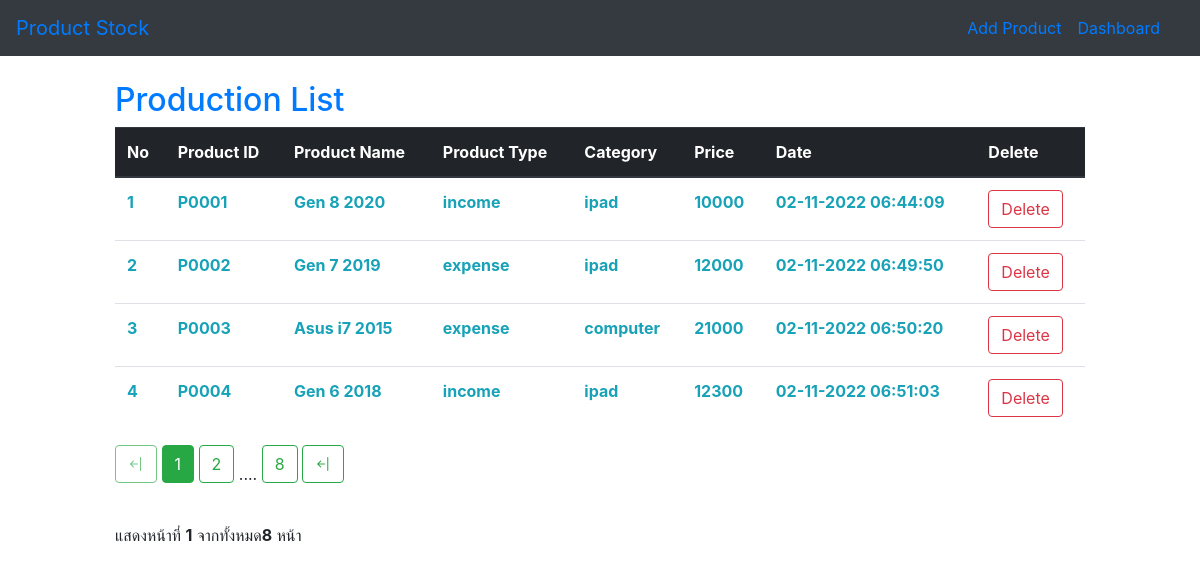
The page / on the database its author committed.
### product/models.py (models this page shows)
class Product(db.Model):
    id = db.Column(db.Integer(), primary_key=True)
    product_id = db.Column(db.String(11), nullable=False, unique=True)
    product_name = db.Column(db.String(50), nullable=False)
    product_type = db.Column(db.String(50), nullable=False)
    category = db.Column(db.String(50), nullable=False)
    price  = db.Column(db.Integer(), nullable=False)
    date = db.Column(db.DateTime, default=datetime.utcnow)

### product/routes.py (the view)
@app.route("/")
def home():
    page = request.args.get('page', 1, type=int)
    pro = Product.query.paginate(page=page, per_page=4)
    return render_template("index.html", title = "Home Page", products = pro)

### product/templates/index.html (shortened to what this page needs)
{% extends 'layout.html' %}
{% block content %}
<div class="col-sm-10 ml-auto mr-auto">
    <h2 class="text-primary">Production List</h2>
    <table class="table">
        <thead class="thead-dark">
          <tr>
            <th scope="col">No</th>
            <th scope="col">Product ID</th>
            <th scope="col">Product Name</th>
            <th scope="col">Product Type</th>
            <th scope="col">Category</th>
            <th scope="col">Price</th>
            <th scope="col">Date</th>
            <th scope="col">Delete</th>
          </tr>
        </thead>
        <tbody>
         {% if products %}
         {% for pro in products.items %}
         <tr class="text-info font-weight-bold">
            <th scope="row">{{pro.id}}</th>
            <td>{{pro.product_id}}</td>
            <td>{{pro.product_name}}</td>
            <td>{{pro.product_type}}</td>
            <td>{{pro.category}}</td>
            <td>{{pro.price}}</td>
            <td>{{pro.date.strftime("%m-%d-%Y %H:%M:%S")}}</td>
            <td>
                <a href="{{url_for("delete",id = pro.id)}}" class="btn btn-outline-danger">Delete</a>
            </td>
          </tr>
         {% endfor %}
         {% else %}
         <tr>
          <td colspan="8" class="text-center text-primary">No Data</td>
       </tr>
         {% endif %}
        </tbody>
      </table>
      <a href="{{url_for("home",page=products.prev_num)}}" class="btn btn-outline-success mb-4
      {% if products.page ==1 %}
      disabled
    {% endif %}">
        <i class="bi bi-arrow-bar-left"></i>
      </a>
      {% for page_num in products.iter_pages(left_edge = 1, right_edge=1, left_current=1, right_current=2) %}
      {% if page_num %}
          {% if products.page == page_num %}
              <a href="{{url_for("home", page=page_num)}}" class="btn btn-success mb-4">{{page_num}} </a>
          {% else %}
          <a href="{{url_for("home", page=page_num)}}" class="btn btn-outline-success mb-4">{{page_num}} </a>
          {% endif %}
      {% else %}
      ....
      {% endif %}
    {% endfor %}
    <a href="{{url_for("home",page=products.next_num)}}" class="btn btn-outline-success mb-4
  ">
      <i class="bi bi-arrow-bar-left"></i>
    </a>
      <p class="mt-3">
          แสดงหน้าที่ <b>{{products.page}}</b>  จากทั้งหมด<b>{{products.pages}}</b> หน้า
      </p>
</div>
{% endblock  %}

### product/templates/layout.html (shortened to what this page needs)
<!DOCTYPE html>
<html>
    <head>
        <link rel="stylesheet" href="https://cdn.jsdelivr.net/npm/bootstrap-icons@1.8.1/font/bootstrap-icons.css">
        <link rel="stylesheet" href="{{url_for("static", filename="/css/bootstrap.min.css")}}">
    </head>
    <body>
       {% include "navbar.html" %}
       {% block content %}{% endblock  %}
    </body>
</html>

### product/templates/navbar.html (shortened to what this page needs)
<div class="container-fluid">
    <div class="row">
        <div class="col-lg-12 p-0">
        <header class="mb-4">
            <nav class="navbar navbar-expand-lg bg-dark">
                <a href="{{url_for("home")}}" class="navbar-brand text-primary">Product Stock</a>
                <div class="collapse navbar-collapse" id=navbarNavAltMarkup>
                    <div class="navbar-nav ml-auto mr-3">
                        <a href="{{url_for("add_product")}}" class="nav-item nav-link text-primary">Add Product</a>
                        <a href="{{url_for("dashboard")}}" class="nav-item nav-link text-primary">Dashboard</a>
                    </div>
                </div>
            </nav>
        </header>
        </div>
    </div>
    <div class="row justify-content-center">
        <div class="col-md-10"></div>
        </div>
    </div>

### rows shown on the page
Product: id "1", product_id "P0001", product_name "Gen 8 2020", product_type "income", category "ipad", price "10000", date "02-11-2022 06:44:09"
Product: id "2", product_id "P0002", product_name "Gen 7 2019", product_type "expense", category "ipad", price "12000", date "02-11-2022 06:49:50"
Product: id "3", product_id "P0003", product_name "Asus i7 2015", product_type "expense", category "computer", price "21000", date "02-11-2022 06:50:20"
Product: id "4", product_id "P0004", product_name "Gen 6 2018", product_type "income", category "ipad", price "12300", date "02-11-2022 06:51:03"

### other values the page prints
{{ page_num }} "1"
{{ page_num }} "2" "8"
{{ products.page }} "1"
{{ products.pages }} "8"
